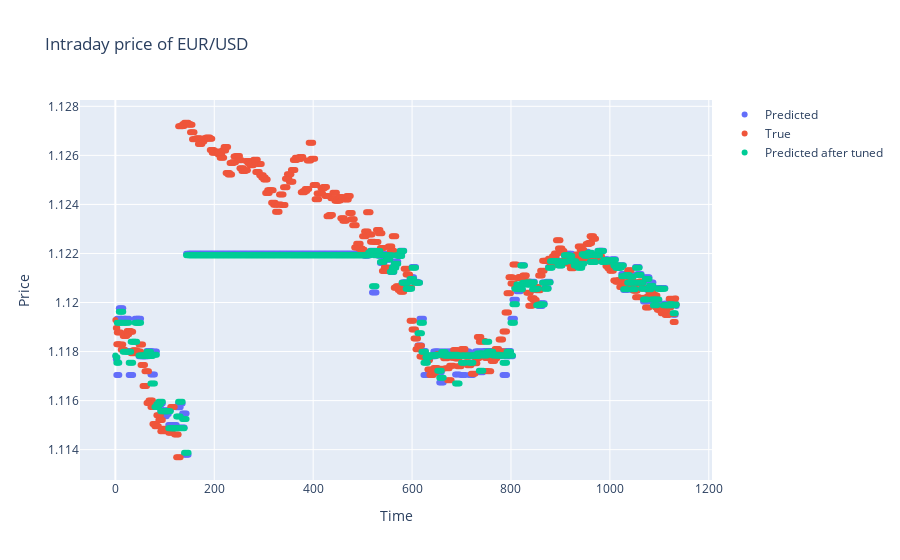

This figure's notebook cell:
### Code cell
if __name__ == '__main__':
    main()

### Figure 1 — Plotly figure (JSON) as saved in the notebook; plotly's stock layout.template omitted (floating-point values rounded to 4 significant figures; data arrays with more than 128 entries replaced by an {"elided": "..."} marker saying what was removed)
{"data": [{"mode": "markers", "name": "Predicted", "y": {"elided": "1136 float values"}, "type": "scatter"}, {"mode": "markers", "name": "True", "y": {"elided": "1136 float values"}, "type": "scatter"}, {"mode": "markers", "name": "Predicted after tuned", "y": {"elided": "1136 float values"}, "type": "scatter"}], "layout": {"xaxis": {"title": {"text": "Time"}}, "yaxis": {"title": {"text": "Price"}}, "title": {"text": "Intraday price of EUR/USD"}}}
